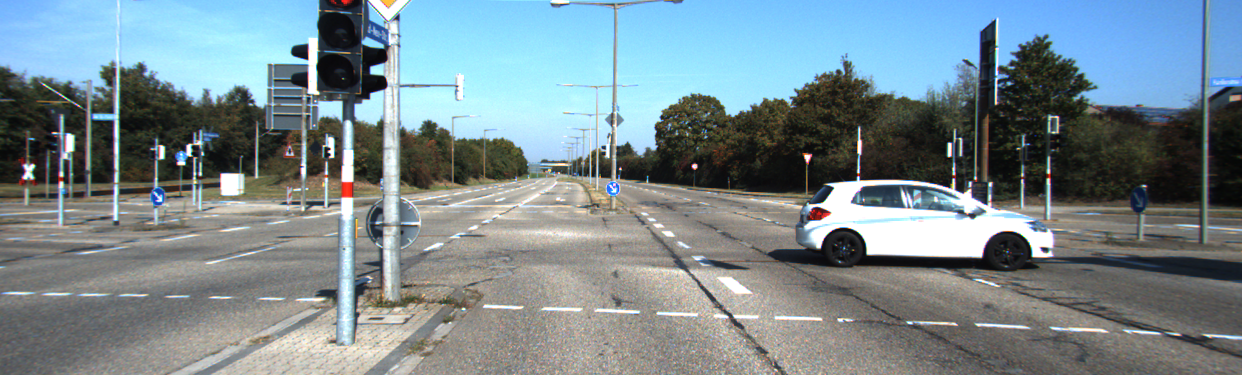
#> input picture exercisepaper04/car.png, 1242 x 375 px
$ python exercise2.py
#> lines starting #> are read from the running program, lines starting #| are printed output that depends on the picture; after the words box and inside, x2 and y2 are one past the last pixel; in counts of white or black regions, pixels touching at a corner belong together
# Duplicate Car
import cv2
import numpy as np
import pathlib

car = cv2.imread("car.png")
#> car is the input picture: shape (375, 1242, 3); mean B, G, R 143.1, 137.1, 120.9

# position of original car
left = 790
top = 170
right = 1060
bottom = 270

width = right - left
height = bottom - top

only_car = car[top:bottom, left:right, :]
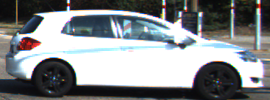
#> only_car: shape (100, 270, 3); mean B, G, R 137.1, 134.5, 131

# position of duplicated car
left_car_2 = 500
top_car_2 = 170
right_car_2 = left_car_2 + width
bottom_car_2 = top_car_2 + height

car[top_car_2:bottom_car_2, left_car_2:right_car_2, :] = only_car
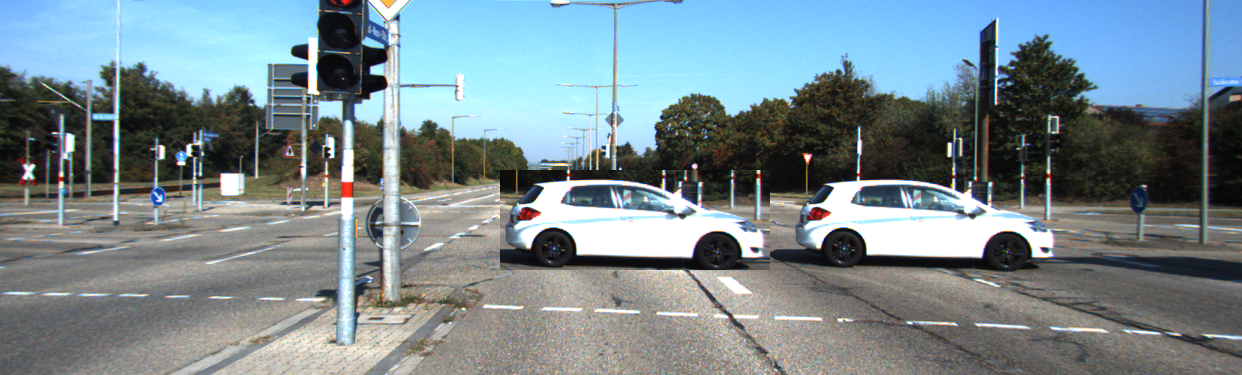
#> car: shape (375, 1242, 3); 5.79% of pixels changed, all inside (x1, y1, x2, y2) = (500, 170, 770, 270)

pathlib.Path('./output').mkdir(parents=False, exist_ok=True)

cv2.imwrite("output/duplicated_car.png", car)
